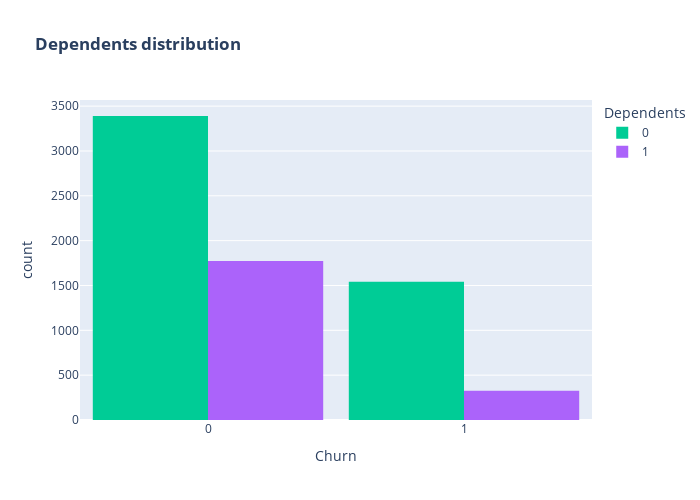

Write notebook code for a chart like this one.
### Code cell
color_map = {"Yes": "#FF97FF", "No": "#AB63FA"}
fig = px.histogram(dataset, x="Churn", color="Dependents", barmode="group", title="<b>Dependents distribution</b>", color_discrete_map=color_map)
fig.update_layout(width=700, height=500, bargap=0.1)
fig.show()

### Figure 1 — Plotly figure (JSON) as saved in the notebook; plotly's stock layout.template omitted (floating-point values rounded to 4 significant figures; data arrays with more than 128 entries replaced by an {"elided": "..."} marker saying what was removed)
{"data": [{"alignmentgroup": "True", "bingroup": "x", "hovertemplate": "Dependents=0<br>Churn=%{x}<br>count=%{y}<extra></extra>", "legendgroup": "0", "marker": {"color": "#00cc96", "pattern": {"shape": ""}}, "name": "0", "offsetgroup": "0", "orientation": "v", "showlegend": true, "type": "histogram", "x": {"elided": "4933 int values"}, "xaxis": "x", "yaxis": "y"}, {"alignmentgroup": "True", "bingroup": "x", "hovertemplate": "Dependents=1<br>Churn=%{x}<br>count=%{y}<extra></extra>", "legendgroup": "1", "marker": {"color": "#ab63fa", "pattern": {"shape": ""}}, "name": "1", "offsetgroup": "1", "orientation": "v", "showlegend": true, "type": "histogram", "x": {"elided": "2099 int values"}, "xaxis": "x", "yaxis": "y"}], "layout": {"bargap": 0.1, "barmode": "group", "height": 500, "legend": {"title": {"text": "Dependents"}, "tracegroupgap": 0}, "title": {"text": "<b>Dependents distribution</b>"}, "width": 700, "xaxis": {"anchor": "y", "autorange": true, "domain": [0, 1], "range": [-0.5, 1.5], "title": {"text": "Churn"}, "type": "linear"}, "yaxis": {"anchor": "x", "autorange": true, "domain": [0, 1], "range": [0, 3568.0], "title": {"text": "count"}}}}
